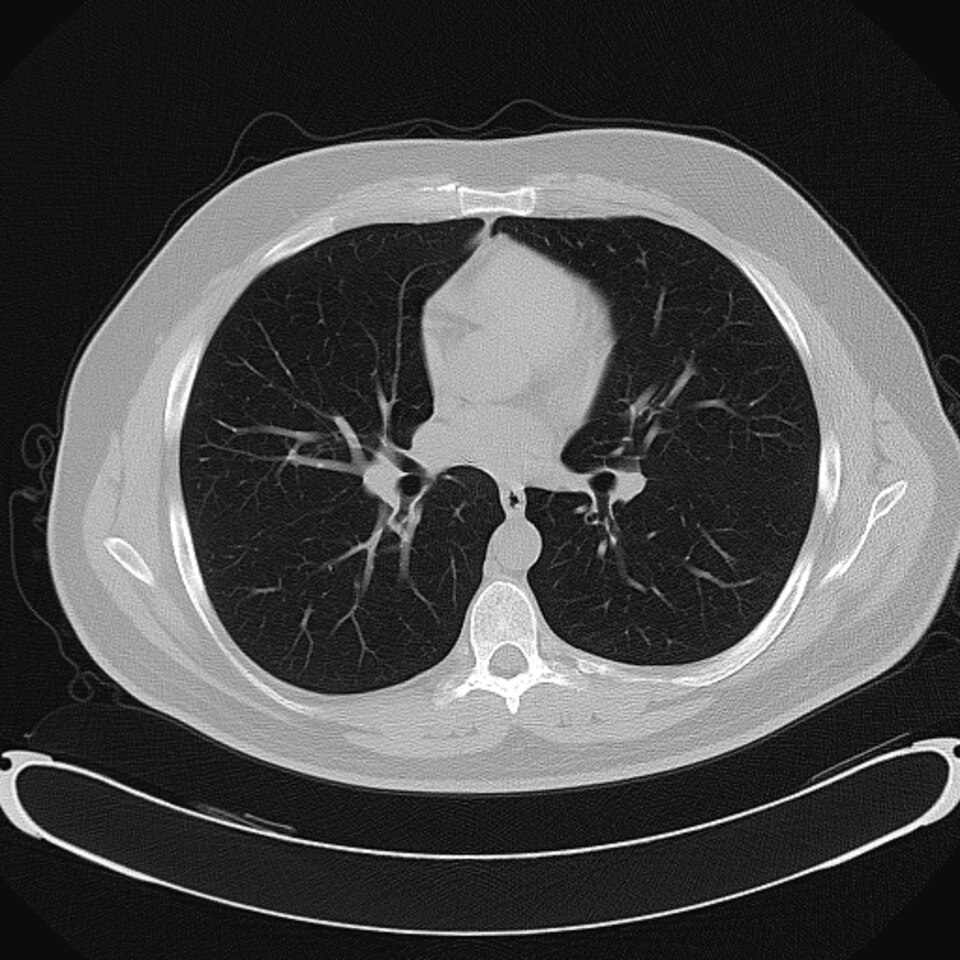
#> input picture figures/fig3_images/CT-Thorax-5.0-B70f-Lungs.jpg, 960 x 960 px, found by its file name
$ python make_nature_123.py
#> lines starting #> are read from the running program, lines starting #| are printed output that depends on the picture
### figures/nature_style.py
# -*- coding: utf-8 -*-
"""Nature Publishing Group (NPG) figure design system."""
import os, math
import numpy as np
import matplotlib
matplotlib.use('Agg')
import matplotlib.pyplot as plt
import matplotlib.image as mpimg
from matplotlib.patches import FancyBboxPatch, FancyArrowPatch, Circle, Polygon, Rectangle

OUT = r'E:\综述\外科\投稿版本\新建文件夹\figures_V2\nature'
PDFDIR = os.path.join(OUT, 'pdf')
os.makedirs(OUT, exist_ok=True)
os.makedirs(PDFDIR, exist_ok=True)
IMG = os.path.expanduser(r'~/.scratch/fig3_images')

# ---- NPG palette (ggsci "npg") ----
NPG_RED    = '#E64B35'
NPG_BLUE   = '#4DBBD5'
NPG_GREEN  = '#00A087'
NPG_NAVY   = '#3C5488'
NPG_SALMON = '#F39B7F'
NPG_LAV    = '#8491B4'
NPG_MINT   = '#91D1C2'
NPG_BRED   = '#DC0000'
NPG_BROWN  = '#7E6148'
INK        = '#1A1A1A'
GREY       = '#666666'
LGREY      = '#999999'
BORDER     = '#BBBBBB'
PANEL_BG   = '#F7F7F7'
WHITE      = '#FFFFFF'

plt.rcParams.update({
    'font.family': 'DejaVu Sans', 'text.color': INK,
    'axes.edgecolor': BORDER, 'axes.labelcolor': INK,
    'xtick.color': INK, 'ytick.color': INK,
    'axes.linewidth': 0.8,
})

# ---- global font scale: one size up everywhere (text/title/label/legend/ticks) ----
FS = 1.18
from matplotlib.text import Text as _MText
_orig_text_init = _MText.__init__
def _scaled_text_init(self, *a, **k):
    _orig_text_init(self, *a, **k)
    self.set_size(self.get_size() * FS)
_MText.__init__ = _scaled_text_init

def newfig(w=7.2, h=5.0):
    fig = plt.figure(figsize=(w, h))
    ax = fig.add_axes([0, 0, 1, 1]); ax.set_xlim(0, 1); ax.set_ylim(0, 1); ax.axis('off')
    ax.add_patch(Rectangle((0, 0), 1, 1, fc=WHITE, ec='none', zorder=0))
    return fig, ax

def save(fig, name):
    fig.savefig(os.path.join(OUT, name + '.png'), dpi=600, facecolor='white', bbox_inches='tight')
    fig.savefig(os.path.join(PDFDIR, name + '.pdf'), facecolor='white', bbox_inches='tight')
    plt.close(fig)
    print('saved', name)

def plabel(ax, letter, x=0.012, y=0.985, fs=10):
    """Nature bold lowercase panel letter."""
    ax.text(x, y, letter, fontsize=fs, fontweight='bold', color=INK, va='top', ha='left', zorder=10)

def panel(ax, x, y, w, h, title=None, ec=BORDER, fc=PANEL_BG, lw=0.8, title_color=INK,
          title_fs=7.5, z=2, rounded=True):
    style = 'round,pad=0.004,rounding_size=0.008' if rounded else 'square,pad=0.004'
    ax.add_patch(FancyBboxPatch((x, y), w, h, boxstyle=style, fc=fc, ec=ec, lw=lw, zorder=z))
    if title:
        ax.text(x + 0.008, y + h - 0.010, title, fontsize=title_fs, color=title_color,
                fontweight='bold', va='top', zorder=z + 2)

def card(ax, x, y, w, h, title=None, sub=None, ec=BORDER, fc=WHITE, accent=None,
         title_fs=8, sub_fs=6.5, z=3, lw=0.9):
    ax.add_patch(FancyBboxPatch((x, y), w, h, boxstyle='round,pad=0.004,rounding_size=0.006',
                                fc=fc, ec=ec, lw=lw, zorder=z))
    if accent:
        ax.add_patch(Rectangle((x, y + h - 0.012), w, 0.012, fc=accent, ec='none', zorder=z + 1))
    if title:
        ax.text(x + w / 2, y + h - 0.022, title, fontsize=title_fs, color=INK,
                ha='center', va='top', fontweight='bold', zorder=z + 2, linespacing=1.35)
    if sub:
        ax.text(x + w / 2, y + h * 0.36, sub, fontsize=sub_fs, color=GREY,
                ha='center', va='center', zorder=z + 2, linespacing=1.4)

def arrow(ax, p1, p2, color=INK, lw=1.1, ms=11, z=4, style='-|>', ls='-'):
    ax.add_patch(FancyArrowPatch(p1, p2, arrowstyle=style, mutation_scale=ms,
                                 color=color, lw=lw, linestyle=ls, zorder=z))

def hbar(ax, x, y, w, color, h=0.006, z=3):
    ax.add_patch(Rectangle((x, y), w, h, fc=color, ec='none', zorder=z))

### figures/make_nature_123.py
# -*- coding: utf-8 -*-
"""fig1-3 in NPG style: closed-loop control, PRISMA flow, image-to-simulation workflow."""
import sys, os
sys.path.insert(0, os.path.expanduser('~/.scratch'))
from nature_style import *

# ============================ FIG 1: closed-loop control ============================
fig, ax = newfig(7.2, 5.4)

# nodes
card(ax, 0.045, 0.42, 0.17, 0.20, 'Patient', 'physical plant\nstate s$_t$', accent=NPG_BLUE, title_fs=9)
card(ax, 0.28, 0.68, 0.24, 0.17, 'Imaging & biosensing', 'y$_t$ = H(s$_t$) + v$_t$', accent=NPG_BLUE, title_fs=8)
card(ax, 0.30, 0.16, 0.20, 0.17, 'Data assimilation', 'posterior p(s, θ | y$_{1:t}$)', accent=NPG_GREEN, title_fs=8)
card(ax, 0.58, 0.42, 0.20, 0.20, 'Digital twin', 'forward model f$_\\theta$\nŝ$_{t+1}$ = f$_\\theta$(s$_t$, a)', accent=NPG_LAV, title_fs=9)
card(ax, 0.84, 0.42, 0.15, 0.20, 'Intervention\noptimization', 'a* = argmin E[L]', accent=NPG_SALMON, title_fs=8)

arrow(ax, (0.215, 0.57), (0.28, 0.72), NPG_NAVY)
arrow(ax, (0.40, 0.68), (0.40, 0.335), NPG_NAVY)
arrow(ax, (0.50, 0.245), (0.58, 0.46), NPG_GREEN)
arrow(ax, (0.78, 0.52), (0.84, 0.52), NPG_NAVY)
# execution return loop
ax.plot([0.915, 0.915, 0.13, 0.13], [0.42, 0.028, 0.028, 0.42], color=NPG_RED, lw=1.2, zorder=3)
arrow(ax, (0.13, 0.42), (0.13, 0.44), NPG_RED, lw=1.2)
ax.text(0.5, 0.035, 'execute intervention a$_t$ on patient → new observations', fontsize=7.5,
        color=NPG_RED, ha='center')
# time constants strip
for x, lab, col in [(0.18, 'preoperative · days–hours', NPG_BLUE),
                    (0.50, 'intraoperative · minutes–seconds', NPG_SALMON),
                    (0.82, 'postoperative · weeks–months', NPG_GREEN)]:
    ax.text(x, 0.945, lab, fontsize=7, color=col, ha='center', fontweight='bold')
ax.plot([0.05, 0.95], [0.915, 0.915], color=BORDER, lw=0.6)
save(fig, 'fig1_closed_loop')
#> in save, `fig.savefig(os.path.join(OUT, name + '.png'), dpi=600, facecolor='whit..`:
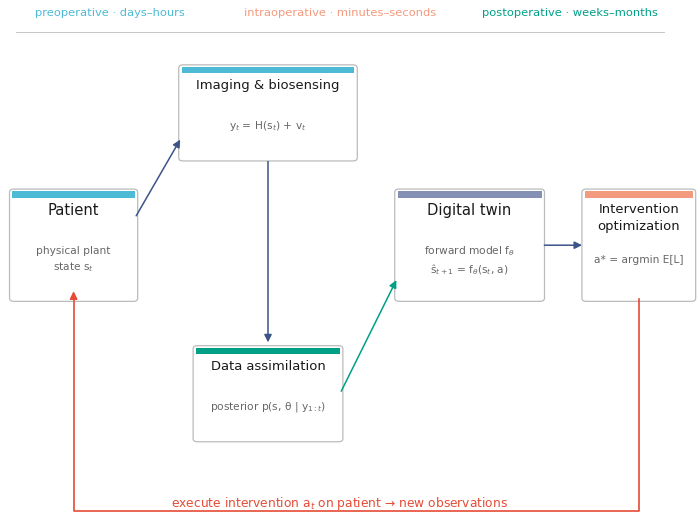
#> figure drawn by matplotlib, 1 panel

# ============================ FIG 2: PRISMA ============================
fig, ax = newfig(7.2, 6.4)

flow = [
    ('619', 'Records identified', 'PubMed 539 · arXiv 80', NPG_NAVY),
    ('615', 'Records after deduplication', '4 duplicates removed', NPG_NAVY),
    ('615', 'Records screened (title/abstract)', 'documented exclusion rules', INK),
    ('482', 'Records assessed for eligibility', 'full-text review', INK),
    ('162', 'Studies included', '14 search · 144 hand-search/chasing · 4 anchors', NPG_GREEN),
]
fy, fh, fgap = 0.83, 0.105, 0.045
for i, (num, lab, sub, col) in enumerate(flow):
    bold = (i == len(flow) - 1)
    panel(ax, 0.05, fy, 0.55, fh, None, ec=col if bold else BORDER, fc=WHITE, lw=1.4 if bold else 0.8)
    ax.text(0.085, fy + fh / 2, num, fontsize=13, color=col, fontweight='bold', va='center')
    ax.text(0.165, fy + fh / 2 + 0.016, lab, fontsize=8, color=INK, va='center', fontweight='bold')
    ax.text(0.165, fy + fh / 2 - 0.018, sub, fontsize=6.5, color=GREY, va='center')
    if i < len(flow) - 1:
        arrow(ax, (0.325, fy - 0.004), (0.325, fy - fgap + 0.004), INK, lw=1.0)
    fy -= (fh + fgap)
# right cards
card(ax, 0.66, 0.53, 0.30, 0.13, None, None, ec=NPG_RED, lw=1.0)
ax.text(0.68, 0.635, '133', fontsize=11, color=NPG_RED, fontweight='bold')
ax.text(0.68, 0.575, 'excluded by rules:\nnon-medical domain 127\noff-topic 6', fontsize=7, color=INK, va='center', linespacing=1.5)
arrow(ax, (0.60, 0.582), (0.66, 0.585), NPG_RED, lw=1.0)
card(ax, 0.66, 0.20, 0.30, 0.13, None, None, ec=BORDER, lw=0.9)
ax.text(0.68, 0.305, 'S2', fontsize=11, color=GREY, fontweight='bold')
ax.text(0.68, 0.245, 'complete query logs, records\n& screening rules in repository', fontsize=7, color=INK, va='center', linespacing=1.5)
arrow(ax, (0.60, 0.282), (0.66, 0.255), GREY, lw=1.0)
save(fig, 'fig2_prisma')
#> call 2 of save, with name = 'fig2_prisma'
#> in save (call 2), `fig.savefig(os.path.join(OUT, name + '.png'), dpi=600, facecolor='whit..`:
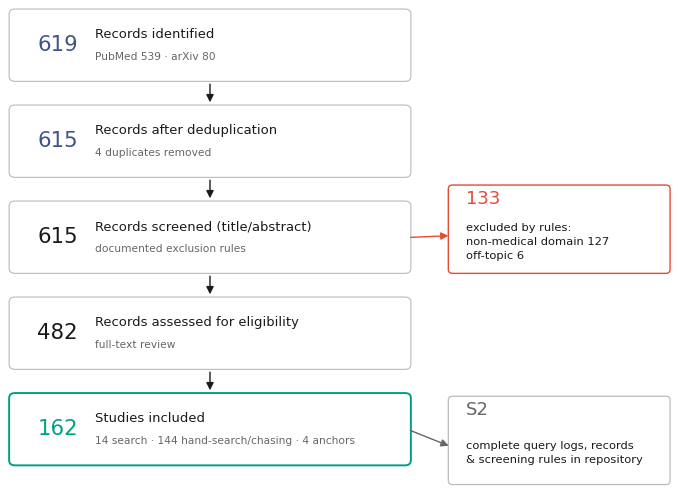
#> figure drawn by matplotlib, 1 panel

# ============================ FIG 3: workflow ============================
fig = plt.figure(figsize=(7.2, 5.6))
ax = fig.add_axes([0, 0, 1, 1]); ax.set_xlim(0, 1); ax.set_ylim(0, 1); ax.axis('off')
ax.add_patch(Rectangle((0, 0), 1, 1, fc=WHITE, ec='none'))

mods = [('CT-Thorax-5.0-B70f-Lungs.jpg', 'CT (thorax)'),
        ('AFIP-00405589-Glioblastoma-Radiology.jpg', 'MRI (glioblastoma)'),
        ('cardiac_mri_frame.png', 'Cine MRI (4-chamber)'),
        ('Transient Elastography (Fibroscan) of the Liver.jpg', 'US elastography')]
xw, gap = 0.219, 0.028
for i, (fn, lab) in enumerate(mods):
    x0 = 0.02 + i * (xw + gap)
    inset = ax.inset_axes([x0, 0.635, xw, 0.27])
    inset.imshow(mpimg.imread(os.path.join(IMG, fn)), cmap='gray', aspect='equal')
    inset.set_xticks([]); inset.set_yticks([])
    for sp in inset.spines.values():
        sp.set_edgecolor(BORDER); sp.set_linewidth(0.8)
    ax.text(x0 + xw / 2, 0.615, lab, fontsize=6.8, color=INK, ha='center')
ax.text(0.02, 0.945, 'real imaging inputs (Wikimedia Commons; credits in repository)',
        fontsize=7, color=GREY, fontweight='bold')
stages = [('Segmentation', 'nnU-Net · MedSAM\nTotalSegmentator', NPG_BLUE),
          ('Geometry & mesh', 'surface / volume\nFE-quality mesh', NPG_BLUE),
          ('Physics solvers', 'FEBio · SimVascular\nopenCARP', NPG_LAV),
          ('Acceleration', 'POD · neural ops.\n(378±280×)', NPG_SALMON),
          ('Decision', 'ranked plans\n+ uncertainty', NPG_GREEN)]
w, x, y0, h = 0.18, 0.02, 0.30, 0.21
for i, (t1, t2, col) in enumerate(stages):
    card(ax, x, y0, w, h, t1, t2, accent=col, title_fs=8.5, sub_fs=6.8)
    if i < 4:
        arrow(ax, (x + w + 0.003, y0 + h / 2), (x + w + 0.015, y0 + h / 2), INK, lw=1.1)
    x += w + 0.015
ax.text(0.02, 0.245, 'budgets:  segmentation seconds (GPU; VoxelMorph 0.37–0.55 s) · meshing minutes',
        fontsize=6.6, color=GREY)
ax.text(0.02, 0.213, 'full-order solve minutes–hours (ANTs CPU 9,059 s) · surrogate query ms–s',
        fontsize=6.6, color=GREY)
ax.text(0.02, 0.178, 'uncertainty cascade:  segmentation surface error → mesh / geometry error → parameter & boundary-condition error → prediction interval',
        fontsize=6.6, color=NPG_RED)
save(fig, 'fig3_workflow')
#> call 3 of save, with name = 'fig3_workflow'
#> in save (call 3), `fig.savefig(os.path.join(OUT, name + '.png'), dpi=600, facecolor='whit..`:
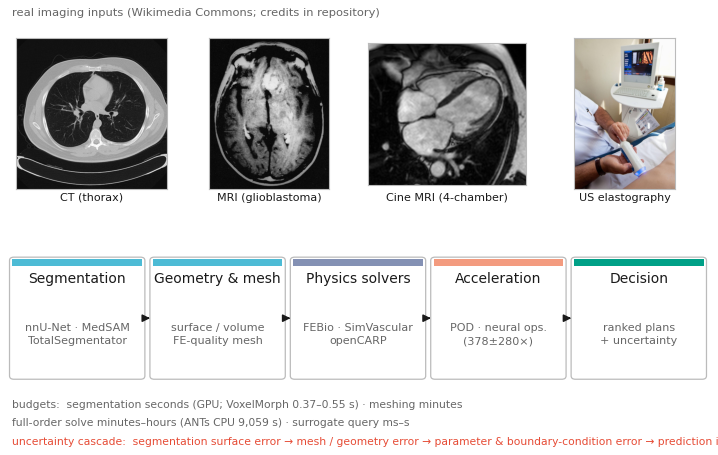
#> figure drawn by matplotlib, 1 panel
print('FIG1-3 NPG DONE')
